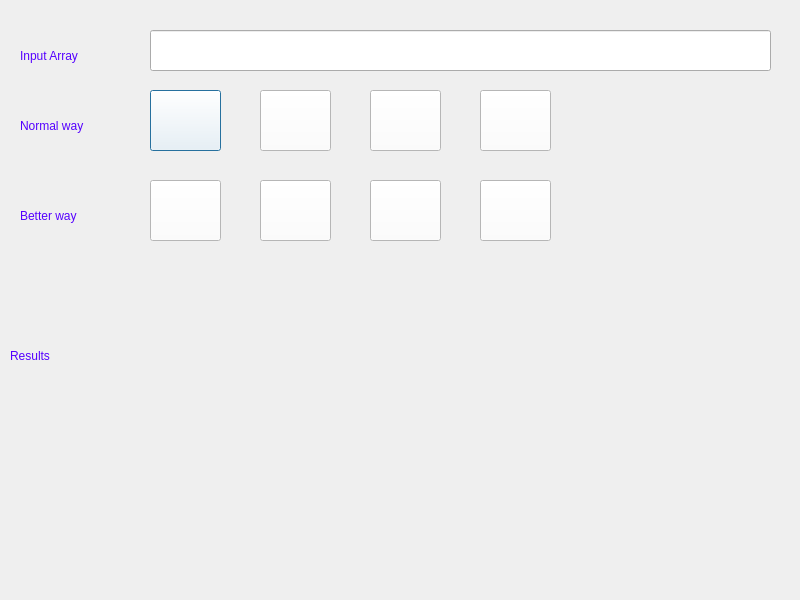
<?xml version="1.0" encoding="UTF-8"?>
<ui version="4.0">
 <class>Dlg_BasicFunction</class>
 <widget class="QDialog" name="Dlg_BasicFunction">
  <property name="geometry">
   <rect>
    <x>0</x>
    <y>0</y>
    <width>800</width>
    <height>600</height>
   </rect>
  </property>
  <property name="windowTitle">
   <string>Dialog</string>
  </property>
  <widget class="QPushButton" name="btn_sum">
   <property name="geometry">
    <rect>
     <x>150</x>
     <y>90</y>
     <width>71</width>
     <height>61</height>
    </rect>
   </property>
   <property name="styleSheet">
    <string notr="true">font: 700 12pt &quot;Segoe UI&quot;;
background-color: rgb(255, 255, 255);
color: rgb(85, 0, 255);</string>
   </property>
   <property name="icon">
    <iconset resource="BasicProgramQRC.qrc">
     <normaloff>:/resources/resources/add.png</normaloff>:/resources/resources/add.png</iconset>
   </property>
   <property name="iconSize">
    <size>
     <width>100</width>
     <height>50</height>
    </size>
   </property>
  </widget>
  <widget class="QLineEdit" name="txt_array">
   <property name="geometry">
    <rect>
     <x>150</x>
     <y>30</y>
     <width>621</width>
     <height>41</height>
    </rect>
   </property>
  </widget>
  <widget class="QLabel" name="label">
   <property name="geometry">
    <rect>
     <x>20</x>
     <y>40</y>
     <width>101</width>
     <height>31</height>
    </rect>
   </property>
   <property name="styleSheet">
    <string notr="true">font: 700 12pt &quot;Segoe UI&quot;;
color: rgb(85, 0, 255);</string>
   </property>
   <property name="text">
    <string>Input Array</string>
   </property>
  </widget>
  <widget class="QLabel" name="label_2">
   <property name="geometry">
    <rect>
     <x>20</x>
     <y>110</y>
     <width>101</width>
     <height>31</height>
    </rect>
   </property>
   <property name="styleSheet">
    <string notr="true">font: 700 12pt &quot;Segoe UI&quot;;
color: rgb(85, 0, 255);</string>
   </property>
   <property name="text">
    <string>Normal way</string>
   </property>
  </widget>
  <widget class="QPushButton" name="btn_minus">
   <property name="geometry">
    <rect>
     <x>260</x>
     <y>90</y>
     <width>71</width>
     <height>61</height>
    </rect>
   </property>
   <property name="styleSheet">
    <string notr="true">font: 700 12pt &quot;Segoe UI&quot;;
background-color: rgb(255, 255, 255);
color: rgb(85, 0, 255);</string>
   </property>
   <property name="icon">
    <iconset resource="BasicProgramQRC.qrc">
     <normaloff>:/resources/resources/minus.png</normaloff>:/resources/resources/minus.png</iconset>
   </property>
   <property name="iconSize">
    <size>
     <width>100</width>
     <height>50</height>
    </size>
   </property>
  </widget>
  <widget class="QPushButton" name="btn_multiply">
   <property name="geometry">
    <rect>
     <x>370</x>
     <y>90</y>
     <width>71</width>
     <height>61</height>
    </rect>
   </property>
   <property name="styleSheet">
    <string notr="true">font: 700 12pt &quot;Segoe UI&quot;;
background-color: rgb(255, 255, 255);
color: rgb(85, 0, 255);</string>
   </property>
   <property name="icon">
    <iconset resource="BasicProgramQRC.qrc">
     <normaloff>:/resources/resources/multiplies.png</normaloff>:/resources/resources/multiplies.png</iconset>
   </property>
   <property name="iconSize">
    <size>
     <width>100</width>
     <height>50</height>
    </size>
   </property>
  </widget>
  <widget class="QPushButton" name="btn_divide">
   <property name="geometry">
    <rect>
     <x>480</x>
     <y>90</y>
     <width>71</width>
     <height>61</height>
    </rect>
   </property>
   <property name="styleSheet">
    <string notr="true">font: 700 12pt &quot;Segoe UI&quot;;
background-color: rgb(255, 255, 255);
color: rgb(85, 0, 255);</string>
   </property>
   <property name="icon">
    <iconset resource="BasicProgramQRC.qrc">
     <normaloff>:/resources/resources/Devide.png</normaloff>:/resources/resources/Devide.png</iconset>
   </property>
   <property name="iconSize">
    <size>
     <width>100</width>
     <height>50</height>
    </size>
   </property>
  </widget>
  <widget class="QPushButton" name="btn_divide_2">
   <property name="geometry">
    <rect>
     <x>480</x>
     <y>180</y>
     <width>71</width>
     <height>61</height>
    </rect>
   </property>
   <property name="styleSheet">
    <string notr="true">font: 700 12pt &quot;Segoe UI&quot;;
background-color: rgb(255, 255, 255);
color: rgb(85, 0, 255);</string>
   </property>
   <property name="icon">
    <iconset resource="BasicProgramQRC.qrc">
     <normaloff>:/resources/resources/Devide.png</normaloff>:/resources/resources/Devide.png</iconset>
   </property>
   <property name="iconSize">
    <size>
     <width>100</width>
     <height>50</height>
    </size>
   </property>
  </widget>
  <widget class="QPushButton" name="btn_minus_2">
   <property name="geometry">
    <rect>
     <x>260</x>
     <y>180</y>
     <width>71</width>
     <height>61</height>
    </rect>
   </property>
   <property name="styleSheet">
    <string notr="true">font: 700 12pt &quot;Segoe UI&quot;;
background-color: rgb(255, 255, 255);
color: rgb(85, 0, 255);</string>
   </property>
   <property name="icon">
    <iconset resource="BasicProgramQRC.qrc">
     <normaloff>:/resources/resources/minus.png</normaloff>:/resources/resources/minus.png</iconset>
   </property>
   <property name="iconSize">
    <size>
     <width>100</width>
     <height>50</height>
    </size>
   </property>
  </widget>
  <widget class="QLabel" name="label_3">
   <property name="geometry">
    <rect>
     <x>20</x>
     <y>200</y>
     <width>101</width>
     <height>31</height>
    </rect>
   </property>
   <property name="styleSheet">
    <string notr="true">font: 700 12pt &quot;Segoe UI&quot;;
color: rgb(85, 0, 255);</string>
   </property>
   <property name="text">
    <string>Better way</string>
   </property>
  </widget>
  <widget class="QPushButton" name="btn_multiply_2">
   <property name="geometry">
    <rect>
     <x>370</x>
     <y>180</y>
     <width>71</width>
     <height>61</height>
    </rect>
   </property>
   <property name="styleSheet">
    <string notr="true">font: 700 12pt &quot;Segoe UI&quot;;
background-color: rgb(255, 255, 255);
color: rgb(85, 0, 255);</string>
   </property>
   <property name="icon">
    <iconset resource="BasicProgramQRC.qrc">
     <normaloff>:/resources/resources/multiplies.png</normaloff>:/resources/resources/multiplies.png</iconset>
   </property>
   <property name="iconSize">
    <size>
     <width>100</width>
     <height>50</height>
    </size>
   </property>
  </widget>
  <widget class="QPushButton" name="btn_sum_2">
   <property name="geometry">
    <rect>
     <x>150</x>
     <y>180</y>
     <width>71</width>
     <height>61</height>
    </rect>
   </property>
   <property name="styleSheet">
    <string notr="true">font: 700 12pt &quot;Segoe UI&quot;;
background-color: rgb(255, 255, 255);
color: rgb(85, 0, 255);</string>
   </property>
   <property name="icon">
    <iconset resource="BasicProgramQRC.qrc">
     <normaloff>:/resources/resources/add.png</normaloff>:/resources/resources/add.png</iconset>
   </property>
   <property name="iconSize">
    <size>
     <width>100</width>
     <height>50</height>
    </size>
   </property>
  </widget>
  <widget class="QLabel" name="lbl_results">
   <property name="geometry">
    <rect>
     <x>10</x>
     <y>330</y>
     <width>781</width>
     <height>51</height>
    </rect>
   </property>
   <property name="styleSheet">
    <string notr="true">font: 700 12pt &quot;Segoe UI&quot;;
color: rgb(85, 0, 255);</string>
   </property>
   <property name="text">
    <string>Results</string>
   </property>
  </widget>
 </widget>
 <resources>
  <include location="BasicProgramQRC.qrc"/>
 </resources>
 <connections/>
</ui>
